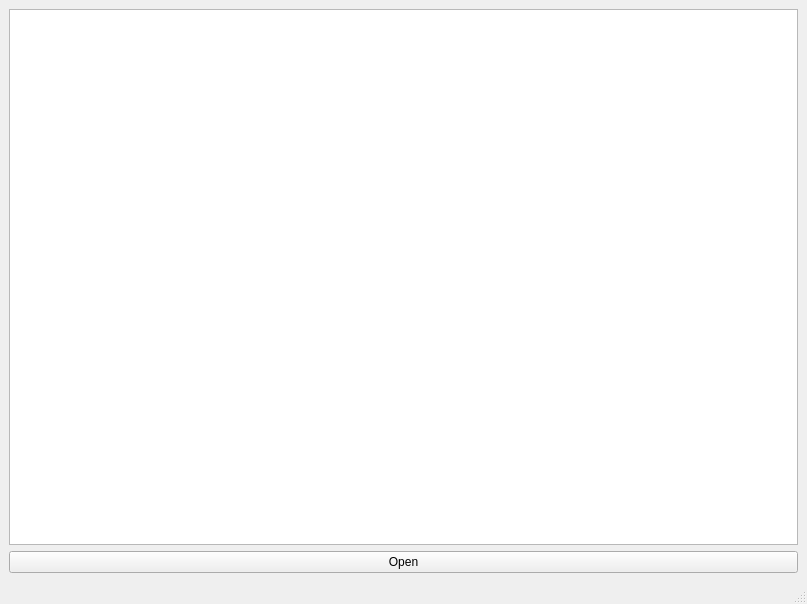
<?xml version="1.0" encoding="UTF-8"?>
<ui version="4.0">
 <class>MainWindow</class>
 <widget class="QMainWindow" name="MainWindow">
  <property name="geometry">
   <rect>
    <x>0</x>
    <y>0</y>
    <width>807</width>
    <height>604</height>
   </rect>
  </property>
  <property name="windowTitle">
   <string>MainWindow</string>
  </property>
  <widget class="QWidget" name="centralwidget">
   <layout class="QVBoxLayout" name="verticalLayout">
    <item>
     <widget class="QListWidget" name="listWidget">
      <property name="horizontalScrollBarPolicy">
       <enum>Qt::ScrollBarPolicy::ScrollBarAsNeeded</enum>
      </property>
      <property name="wordWrap">
       <bool>true</bool>
      </property>
     </widget>
    </item>
    <item>
     <widget class="QPushButton" name="openButton">
      <property name="text">
       <string>Open</string>
      </property>
     </widget>
    </item>
   </layout>
  </widget>
  <widget class="QMenuBar" name="menubar">
   <property name="geometry">
    <rect>
     <x>0</x>
     <y>0</y>
     <width>807</width>
     <height>25</height>
    </rect>
   </property>
  </widget>
  <widget class="QStatusBar" name="statusbar"/>
 </widget>
 <resources/>
 <connections/>
</ui>
